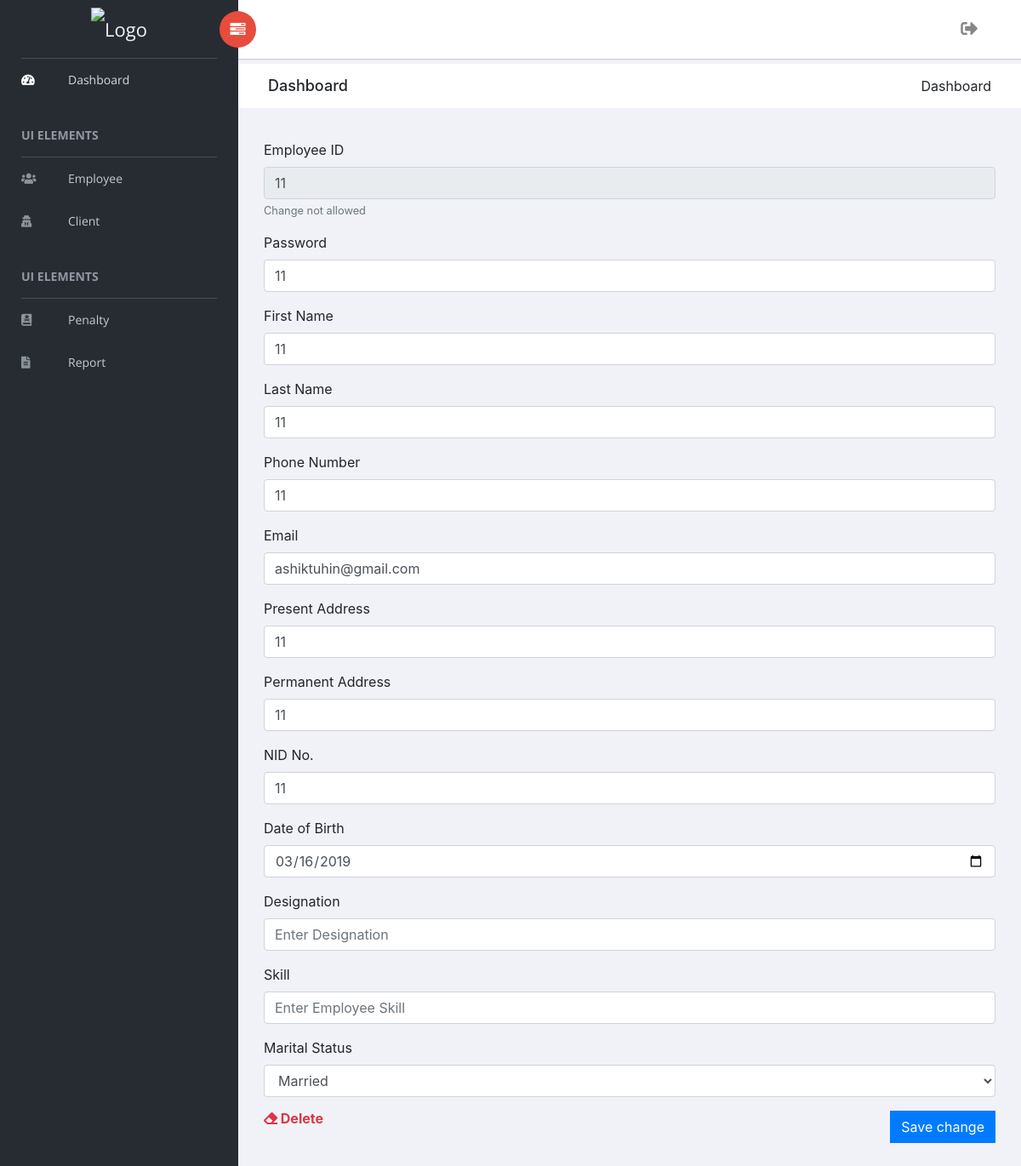
/pm/employee/detail/3 (signed in), run on an earlier commit of the app's database.
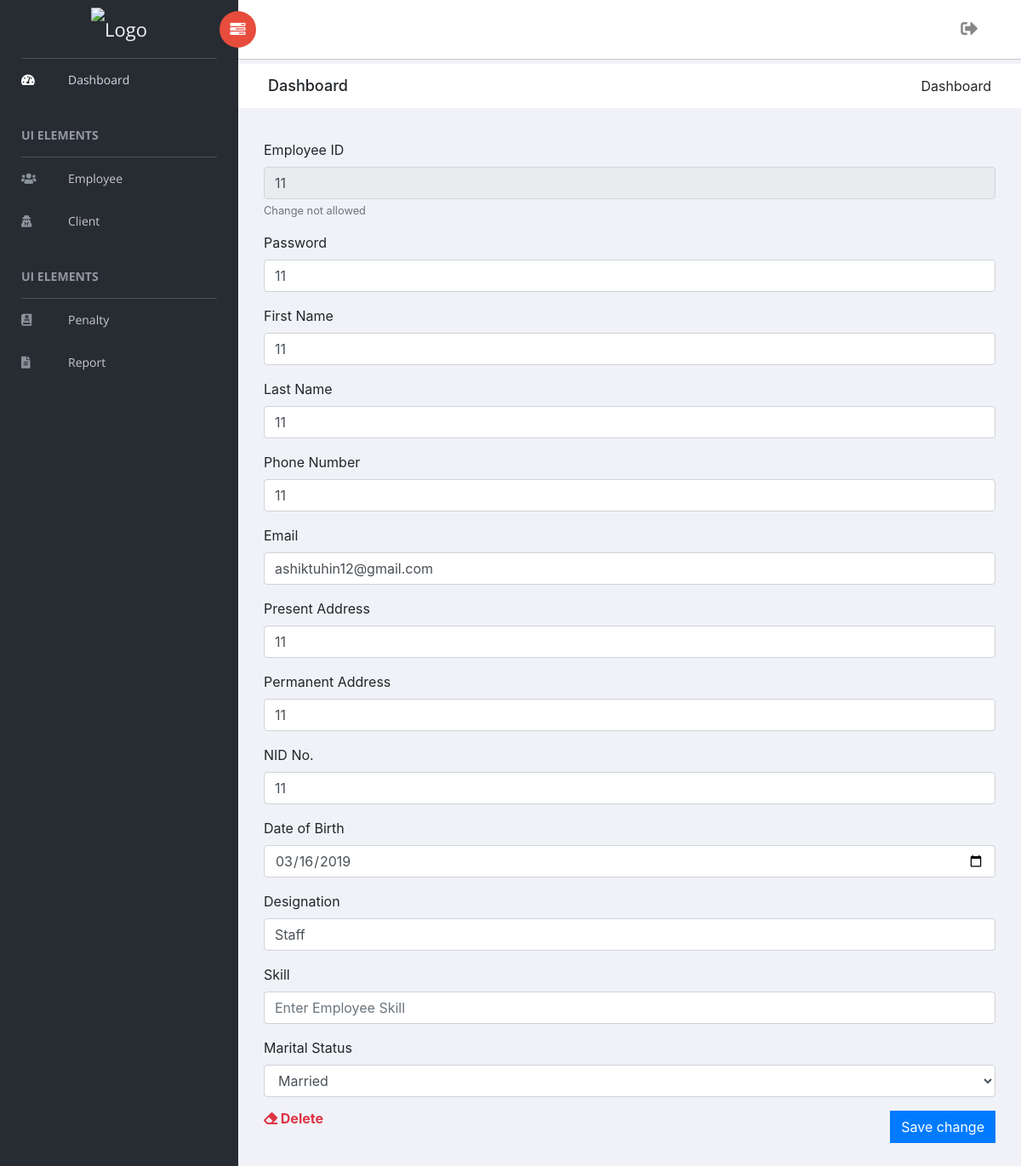
And on a later commit of the database.
### project_manager/models.py (models this page shows, shortened)
class Employee(models.Model):
    STATUS = (
        ('1', 'Married'),
        ('2', 'Unmarried'),
    )
    employee_id          = models.CharField(max_length=50)
    change_password      = models.CharField(max_length=50)
    first_name           = models.CharField(max_length=50)
    last_name            = models.CharField(max_length=50)
    phone_number         = models.CharField(max_length=15)
    email                = models.EmailField()
    present_address      = models.CharField(max_length=200)
    permanent_address    = models.CharField(max_length=200)
    nid                  = models.IntegerField()
    dob                  = models.DateField(auto_now=False, auto_now_add=False)
    designation          = models.CharField(max_length=50)
    skill                = models.CharField(max_length=50)
    marital_status       = models.CharField(max_length=1, choices=STATUS, default='2')

### authentication/decorators.py (the view)
        def wrap(request, *args, **kwargs):
            request.role = str(request.user.groups.all()[0])
            if request.role in allowed_roles:
                return view_func(request, *args, **kwargs)
            else:
                raise PermissionDenied

### project_manager/views.py (called while the page is built, shortened)
@login_required(login_url='login')
@has_access(allowed_roles=['superuser', 'admin'])
def employee_details(request, id):
    success_message, error_message = None, None
    employee = Employee.objects.get(id=id)
    context = {
        'employee'        : employee,
        'success_message' : success_message,
        'error_message'   : error_message,
    }
    return render(request, 'project_manager/employee_details.html', context)

### project_manager/templates/project_manager/employee_details.html (shortened to what the changed rows need)
{% extends 'project_manager/base.html' %}
{% load static %}
{% block content %}
<div class="breadcrumbs">
    <div class="col-sm-4">
        <div class="page-header float-left">
            <div class="page-title">
                <h1>Dashboard</h1>
            </div>
        </div>
    </div>
</div>
<div class="col-lg-12">
  <div class="card-body">
    <form action="{% url 'pm_employee_details' employee.id %}" method="POST">
          <div class="form-group">
            <label for="EmployeeFirstName">Employee ID</label>
            <input type="text" name="employee_id" class="form-control" id="clientName" aria-describedby="clientNameHelp" placeholder="Enter Employee ID" value="{{employee.employee_id}}" disabled>
            <small id="clientNameHelp" class="form-text text-muted">Change not allowed</small>
          </div>
          <div class="form-group">
            <label for="EmployeePermanentAddress">Password</label>
            <input type="text" name="change_password" class="form-control" id="clientName" aria-describedby="clientNameHelp" placeholder="Enter New Password" value="{{employee.change_password}}" required>
          </div>
          <div class="form-group">
            <label for="EmployeeFirstName">First Name</label>
            <input type="text" name="first_name" class="form-control" id="clientName" aria-describedby="clientNameHelp" placeholder="Enter First Name" value="{{employee.first_name}}" required>
          </div>
          <div class="form-group">
            <label for="EmployeeLastName">Last Name</label>
            <input type="text" name="last_name" class="form-control" id="clientName" aria-describedby="clientNameHelp" placeholder="Enter Last Name" value="{{employee.last_name}}" required>
          </div>
          <div class="form-group">
            <label for="EmployeePhone">Phone Number</label>
            <input type="number" name="phone_number" class="form-control" id="clientPhone" aria-describedby="clientPhoneHelp" placeholder="018XXXXXXXX" value="{{employee.phone_number}}"  pattern="[0-9]{11,11}" required>
          </div>
          <div class="form-group">
            <label for="EmployeeEmail">Email</label>
            <input type="email" name="email" class="form-control" id="clientPhone" aria-describedby="clientPhoneHelp" placeholder="Enter Email" value="{{employee.email}}" required>
          </div>
            <div class="form-group">
            <label for="EmployeePresentAddress">Present Address</label>
            <input type="text" name="present_address" class="form-control" id="clientName" aria-describedby="clientNameHelp" placeholder="Enter Present Address" value="{{employee.present_address}}" required>
          </div>
          <div class="form-group">
            <label for="EmployeePermanentAddress">Permanent Address</label>
            <input type="text" name="permanent_address" class="form-control" id="clientName" aria-describedby="clientNameHelp" placeholder="Enter Permanent Address" value="{{employee.permanent_address}}" required>
          </div>
           <div class="form-group">
            <label for="EmployeeNID">NID No.</label>
            <input type="number" name="nid" class="form-control" id="clientName" aria-describedby="clientNameHelp" placeholder="Enter NID No." value="{{employee.nid}}" pattern="[0-9]{19,19}" required>
          </div>
          <div class="form-group">
            <label for="Employeedob">Date of Birth</label>
            <input type="date" name="dob" class="form-control" id="examplePossibleBugs" placeholder="Date of Birth" value="{{employee.dob|date:'Y-m-d'}}" required>
          </div>
          <div class="form-group">
            <label for="EmployeeDesignation">Designation</label>
            <input type="text" name="designation" class="form-control" id="clientName" aria-describedby="clientNameHelp" placeholder="Enter Designation" value="{{employee.designation}}" required>
          </div>
          <div class="form-group">
          <label for="EmployeeMaritalStatus">Marital Status</label>
          <select name="marital_status" id="select" class="form-control" required>
           {% for key, value in employee.STATUS %}
              {% if key == employee.marital_status %}
                <option value="{{key}}" selected>{{value}}</option>
              {% else %}
                <option value="{{key}}">{{value}}</option>
              {% endif %}
           {% endfor %}
         </select>
        </div>
    </form>
    <br/>    <br/>    <br/>    <br/>
  </div>
</div>
{% endblock %}

What changed in the data, as far as the page shows it:
changed Employee "Married": email "ashiktuhin@gmail.com" → "ashiktuhin12@gmail.com"; designation (not shown) → "Staff"
